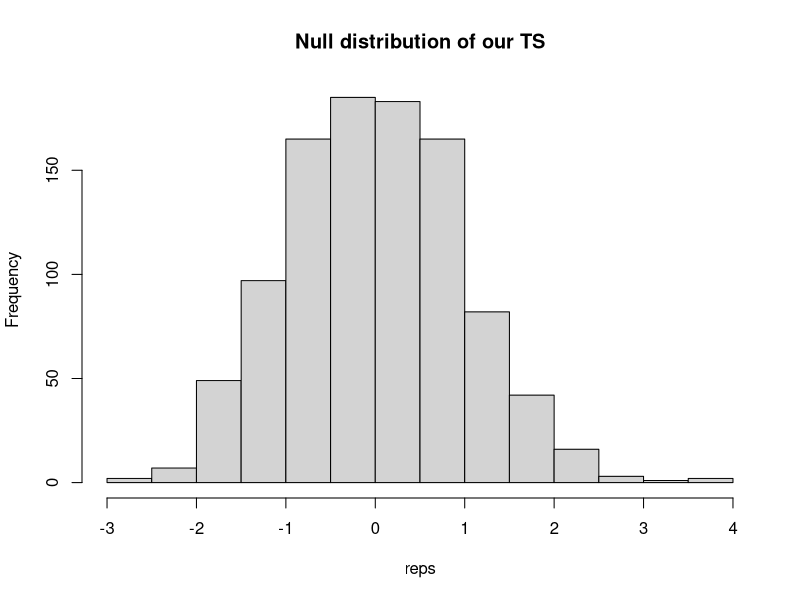

Recreate this plot in R.
R <- 999 
reps <- numeric(R)
for (i in 1:R) {
data1 <- rnorm(100)
n <- length(data1)
data1_ordered <- sort(data1)
data1_ordered
c1 = data1_ordered
c2 <- data1_ordered[2:n]
m <- length(c2)
F_0 <- function(x){pnorm(x)}
F1 <- function(x){F_0(c1[x])}
F2 <- function(x){F_0(c2[x])}
s1 <- sapply(1:m, F2)
#s1
s_1 <- c(s1,1)
#s_1
s2 <- sapply(1:n, F1)
#s2
numerator <- s_1-s2
#numerator
denominator <- rep(1,n)- sapply(1:n, F1)
#denominator
ratio <- numerator/denominator
#ratio
G <- function(x){(n - x + 1)/n}
factor <- sapply(1:n, G)
#factor
T <- factor*ratio
reps[i] <- sqrt(n)*sum(T-rep(1/n, n))
}
hist(reps, main="Null distribution of our TS") 
#z_F <- sqrt(n)*sum(T-rep(1/n, n))
#z_F
#p_value <- 2*(1-pnorm(abs(z_F)))
#p_value
#round(p_value, 4)
